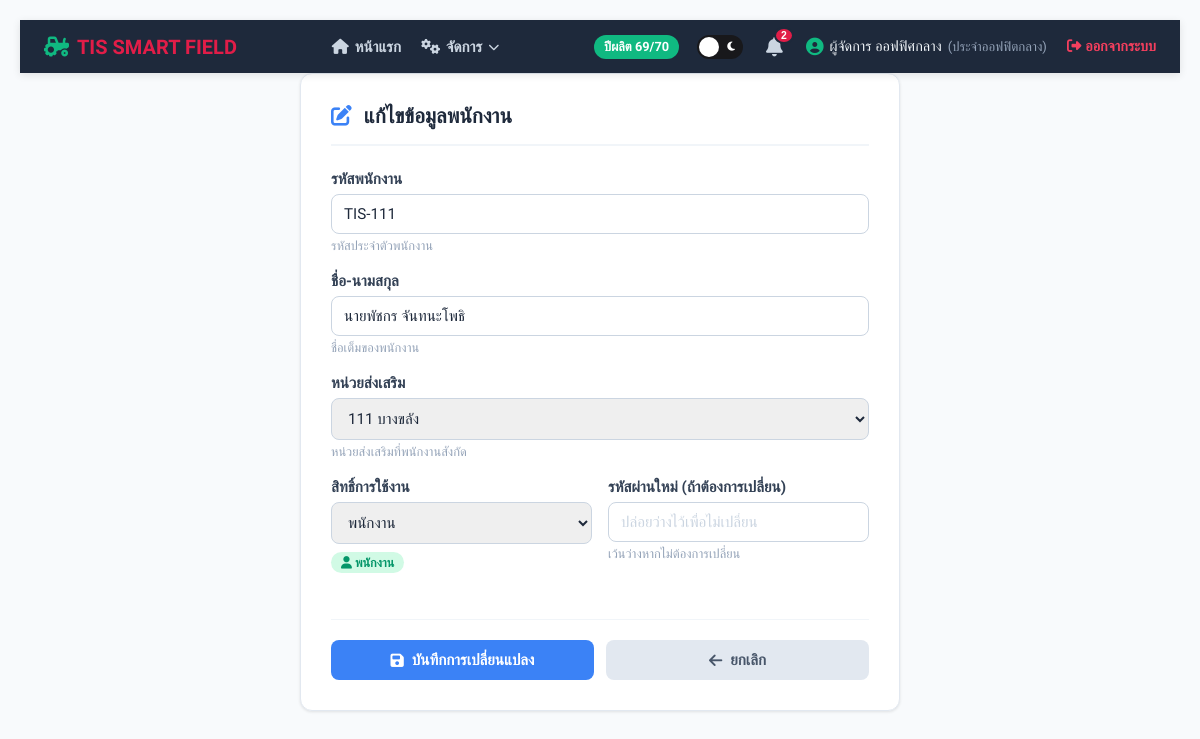
/ktis_field/edit_user.php?id=5 (signed in), run on the app's committed database.
### tables this page shows
CREATE TABLE `employee` (
  `ID` int(10) NOT NULL,
  `emp_id` varchar(20) NOT NULL,
  `emp_pass` varchar(255) DEFAULT NULL,
  `emp_name` varchar(50) NOT NULL,
  `emp_unit` varchar(50) NOT NULL,
  `emp_level` varchar(1) NOT NULL
);

### ktis_field/edit_user.php (the view, shortened to what this page needs)
<?php
require_once 'config.php';
$emp_id = intval($_GET['id']);
$stmt = $conn->prepare("SELECT * FROM employee WHERE ID = ?");
$stmt->execute([$emp_id]);
$employee = $stmt->fetch();
$zones = [];
try {
    $stmt_zones = $conn->query("SELECT zone_id, zone_name FROM zones ORDER BY zone_id ASC");
    $zones = $stmt_zones->fetchAll();
} catch(Exception $e) {}
?>
<!DOCTYPE html>
<html lang="th">
<head>
    <link rel="stylesheet" href="https://cdnjs.cloudflare.com/ajax/libs/font-awesome/6.4.0/css/all.min.css">
    <link rel="stylesheet" href="global_smoothness.css">
</head>
<body>
<div class="content-wrapper">
<?php include 'includes/nav_u_header.php'; ?>
<div class="page-container">
    <div class="page-header">
        <i class="fa-solid fa-pen-to-square" style="color:#3b82f6; font-size:1.3rem;"></i>
        <div class="page-title">แก้ไขข้อมูลพนักงาน</div>
    </div>
    <form method="POST">
        <div class="form-group">
            <label for="emp_id">รหัสพนักงาน</label>
            <input type="text" id="emp_id" name="emp_id" value="<?php echo htmlspecialchars($employee['emp_id']); ?>" required>
            <div class="help-text">รหัสประจำตัวพนักงาน</div>
        </div>
        <div class="form-group">
            <label for="emp_name">ชื่อ-นามสกุล</label>
            <input type="text" id="emp_name" name="emp_name" value="<?php echo htmlspecialchars($employee['emp_name']); ?>" required>
            <div class="help-text">ชื่อเต็มของพนักงาน</div>
        </div>
        <div class="form-group">
            <label for="emp_unit">หน่วยส่งเสริม</label>
            <select id="emp_unit" name="emp_unit" required>
                <?php foreach($zones as $z):
                    $unit_val = ($z['zone_id'] === '000')
                        ? $z['zone_name']
                        : $z['zone_id'].' '.$z['zone_name'];
                    $selected = ($employee['emp_unit'] === $unit_val) ? 'selected' : '';
                ?>
                <option value="<?php echo htmlspecialchars($unit_val); ?>" <?php echo $selected; ?>>
                    <?php echo htmlspecialchars($unit_val); ?>
                </option>
                <?php endforeach; ?>
            </select>
            <div class="help-text">หน่วยส่งเสริมที่พนักงานสังกัด</div>
        </div>
        <div class="form-row">
            <div class="form-group">
                <label for="emp_level">สิทธิ์การใช้งาน</label>
                <select id="emp_level" name="emp_level" required>
                    <option value="u" <?php echo $employee['emp_level'] == 'u' ? 'selected' : ''; ?>>พนักงาน</option>
                </select>
                <div class="help-text">
                    <?php if ($employee['emp_level'] == 'a'): ?>
                        <span class="badge-level badge-admin"><i class="fa-solid fa-shield-halved"></i> แอดมิน</span>
                    <?php else: ?>
                        <span class="badge-level badge-user"><i class="fa-solid fa-user"></i> พนักงาน</span>
                    <?php endif; ?>
                </div>
            </div>
            <div class="form-group">
                <label for="emp_pass">รหัสผ่านใหม่ (ถ้าต้องการเปลี่ยน)</label>
                <input type="password" id="emp_pass" name="emp_pass" placeholder="ปล่อยว่างไว้เพื่อไม่เปลี่ยน">
                <div class="help-text">เว้นว่างหากไม่ต้องการเปลี่ยน</div>
            </div>
        </div>
        <div class="form-actions">
            <button type="submit" class="btn btn-primary">
                <i class="fa-solid fa-floppy-disk"></i> บันทึกการเปลี่ยนแปลง
            </button>
            <a href="manage_users.php" class="btn btn-secondary">
                <i class="fa-solid fa-arrow-left"></i> ยกเลิก
            </a>
        </div>
    </form>
</div>
</div>
</body>
</html>

### ktis_field/global_smoothness.css (style rules this page uses)
body { animation: smoothPageLoad 0.3s ease-out forwards !important; }
button, a, input[type="submit"], input[type="button"], .btn-submit, .btn-search, .btn-toggle-form, .btn-logout, .tab-item { transition: all 0.2s cubic-bezier(0.4, 0, 0.2, 1) !important; }

### ktis_field/includes/nav_custom.css (style rules this page uses)
body { animation: smoothPageLoad 0.4s ease-out forwards; }
button, a, .nav-item, .nav-dropdown-item, .btn-submit, .btn-search, .btn-toggle-form, .btn-logout, .tab-item { transition: all 0.2s cubic-bezier(0.4, 0, 0.2, 1) !important; }

### ktis_field/edit_user.php (style rules this page uses)
* { box-sizing: border-box; }
body { font-family: 'Sarabun', sans-serif; background-color: #f8fafc; margin: 0; padding: 20px; }
.content-wrapper { flex: 1 0 auto; }
.page-container { max-width: 600px; margin: 0 auto; background: white; border-radius: 12px; border: 0.5px solid #e2e8f0; padding: 30px; box-shadow: 0 1px 3px rgba(0,0,0,0.1); }
.page-header { display: flex; align-items: center; gap: 12px; margin-bottom: 24px; padding-bottom: 16px; border-bottom: 2px solid #f1f5f9; }
.page-title { font-size: 1.3rem; font-weight: 700; color: #1e293b; }
.form-group { margin-bottom: 18px; }
.form-group label { display: block; font-weight: 600; color: #334155; margin-bottom: 6px; font-size: 0.95rem; }
.form-group input, .form-group select { width: 100%; padding: 10px 12px; border: 1px solid #cbd5e1; border-radius: 8px; font-family: 'Sarabun', sans-serif; font-size: 0.95rem; color: #1e293b; transition: border-color 0.2s; }
.form-group input::placeholder { color: #cbd5e1; }
.form-row { display: grid; grid-template-columns: 1fr 1fr; gap: 16px; }
.form-actions { display: flex; gap: 12px; margin-top: 28px; padding-top: 20px; border-top: 1px solid #f1f5f9; }
.btn { flex: 1; padding: 11px 16px; border: none; border-radius: 8px; font-family: 'Sarabun', sans-serif; font-weight: 700; font-size: 0.95rem; cursor: pointer; text-decoration: none; display: inline-flex; align-items: center; justify-content: center; gap: 8px; transition: background 0.2s; text-align: center; }
.btn-primary { background: #3b82f6; color: white; }
.btn-secondary { background: #e2e8f0; color: #475569; }
.help-text { font-size: 0.8rem; color: #94a3b8; margin-top: 4px; }
.badge-level { display: inline-block; padding: 3px 10px; border-radius: 20px; font-size: 0.78rem; font-weight: 700; margin-top: 4px; }
.badge-user { background: #d1fae5; color: #059669; }

### data on the page
employee: emp_id "TIS-111", emp_name "นายพัชกร จันทนะโพธิ", emp_level "พนักงาน"

### other printed values
$_SESSION['crop_year'] "69/70"
$noti_count "2"
$_SESSION['emp_name'] "ผู้จัดการ ออฟฟิศกลาง"
$_SESSION['emp_unit'] "ประจำออฟฟิตกลาง"
form field emp_unit "111 บางขลัง"
